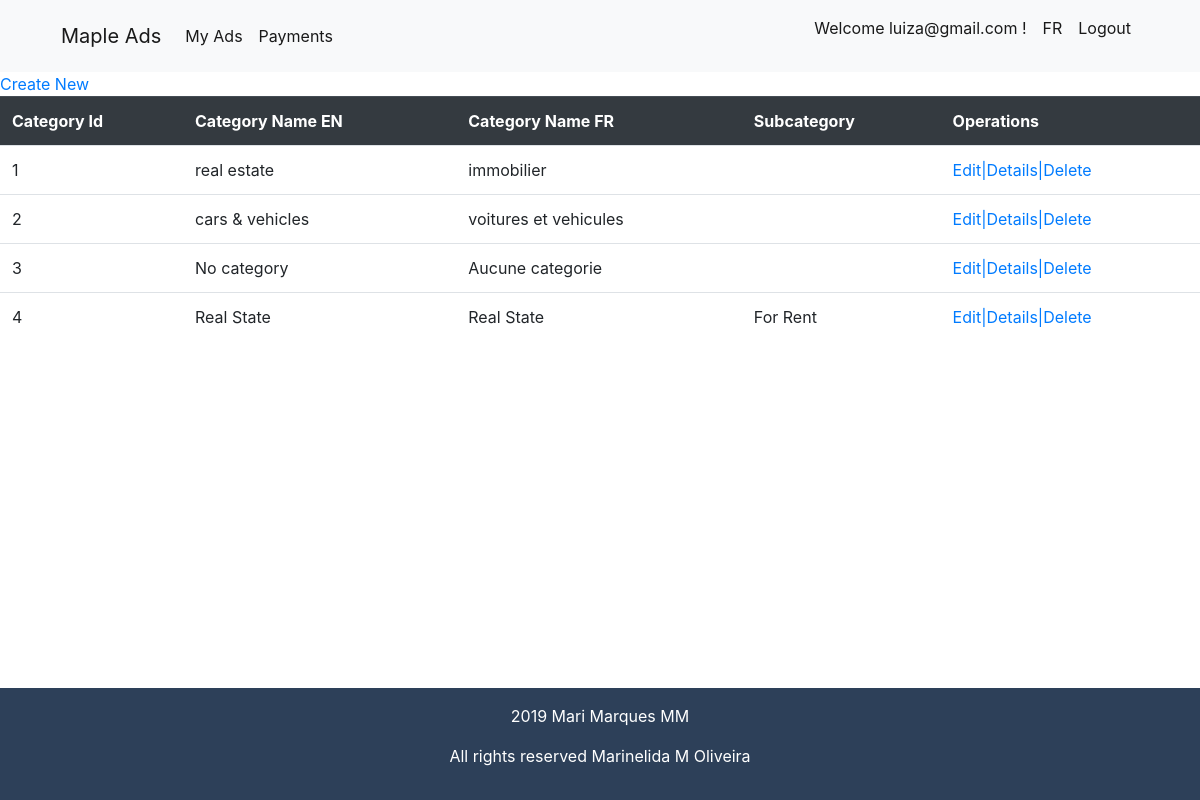
The page /Views/Category/retrive.php (signed in) on the database its author committed.
### tables this page shows
CREATE TABLE `category` (
  `categoryId` int(11) NOT NULL,
  `categoryName_EN` varchar(30) NOT NULL,
  `categoryName_FR` varchar(30) NOT NULL,
  `Subcategories` set('All in Real Estate','For Rent','For Sale','Real Estate Services','All in Cars & Vehicles','Classic Cars','No Subcategory') NOT NULL
);

### Views/Category/retrive.php (the view)
<?php
include $_SERVER['DOCUMENT_ROOT'].'/FinalProject/Views/Partials/header.php';
require_once  $_SERVER['DOCUMENT_ROOT'].'/FinalProject/dbConfig.php';
require_once $_SERVER['DOCUMENT_ROOT'].'/FinalProject/Models/Category.class.php';
try {
    $connection = new PDO("mysql:host=$hostname;dbname=$dbname",$username,"$password");
    $cat = new Category();
    $result = $cat->getAllCategories($connection);
} catch (Exception $pdoEx) {
    echo $pdoEx->getMessage();
}
echo Category::getHeader();
foreach ($result as $oneRow){
     $str = "<tr><td>".$oneRow->getCategoryId()."</td><td>".$oneRow->getCategoryName_EN()."</td>";
     $str = "$str<td>".$oneRow->getCategoryName_FR()."</td><td>".$oneRow->getSubcategories()."</td>";
     $str = "$str<td><a href='http://localhost/FinalProject/Views/Category/update.php'>Edit<span>|</span></a><a href='#'>Details<span>|</span></a><a href='http://localhost/FinalProject/Views/Category/delete.php'>Delete</a></td></tr>";
     echo $str;
}
echo Category::getFooter();
include $_SERVER['DOCUMENT_ROOT'].'/FinalProject/Views/Partials/footer.php';
?>

### Style/main.css (style rules this page uses)
html { height: 100%; box-sizing: border-box; }
body { position: relative; margin: 0; padding-bottom: 6rem; min-height: 100%; }

### rows shown on the page
category: categoryId "1", categoryName_EN "real estate", categoryName_FR "immobilier"
category: categoryId "2", categoryName_EN "cars & vehicles", categoryName_FR "voitures et vehicules"
category: categoryId "3", categoryName_EN "No category", categoryName_FR "Aucune categorie"
category: categoryId "4", categoryName_EN "Real State", categoryName_FR "Real State", Subcategories "For Rent"

### other values the page prints
$_SESSION['email'] "luiza@gmail.com"
